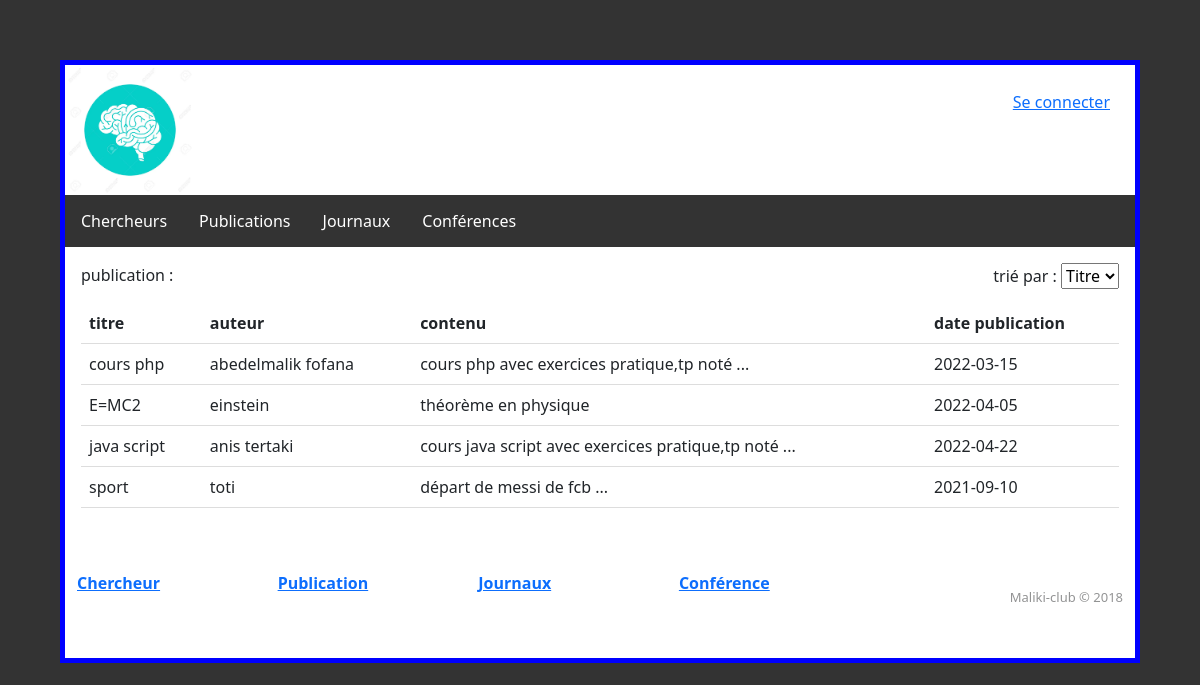
/publication.php, run on the app's committed database.
### tables this page shows
CREATE TABLE `publication` (
  `id` int(11) NOT NULL,
  `titre` varchar(30) NOT NULL,
  `auteur` varchar(30) NOT NULL,
  `contenu` varchar(100) NOT NULL,
  `date` date NOT NULL
);

### publication.php (the view, shortened to what this page needs)
<!DOCTYPE html>
<html lang="fr">
    <?php require 'includes/header.php'; ?>
    <body>
        <?php require 'includes/navbar.php'; ?>
        <div class="centre">
        <div class="filter-condition">
          <form id="myForm" action="publication.php" method="post">
            <div class="select">
            <span> trié par :</span>
            <select name="select" id="monSelect" onchange="document.getElementById('myForm').submit()">
                <option value="titre" <?php if(isset($_POST["select"])){
                  if(strcmp($_POST["select"], "titre") == 0 )
                  echo "selected";
                } ?>>Titre</option>
            </select>
            </div>
        </form>
        </div>
        <p>publication :</p>
        <?php
require 'includes/conn2.php';
$selected = "titre";
$sql = "SELECT titre, auteur, contenu, date FROM publication ORDER BY " . $selected;
$result = $conn->query($sql);
echo "<table>  <tr>
<th>titre</th>
<th>auteur</th>
<th>contenu</th>
<th>date publication</th>
</tr>";
if ($result->num_rows > 0) {
    while($row = $result->fetch_assoc()) {
    echo "<tr><td>" . $row["titre"]. "</td><td>" . $row["auteur"]. "</td><td>" . $row["contenu"]. "</td><td>" . $row["date"] . "</td></tr>";
}
echo "</table>";
} else {
  echo "0 results";
}
?>
</div>
        <?php require 'includes/footer.php'; ?>
    </body>
</html>

### asset/patron.css (style rules this page uses)
html { margin: 5%; border: 5px solid blue; background-color: #333; }
body { margin: 0; }

### publication.php (style rules this page uses)
table { border-collapse: collapse !important; width: 100%; }
th, td { padding: 8px; text-align: left; border-bottom: 1px solid #DDD !important; }
.centre { padding : 1em; }
.select { float: right; }

### data on the page
publication: titre "cours php", auteur "abedelmalik fofana", contenu "cours php avec exercices pratique,tp noté ...", date "2022-03-15"
publication: titre "E=MC2", auteur "einstein", contenu "théorème en physique", date "2022-04-05"
publication: titre "java script", auteur "anis tertaki", contenu "cours java script avec exercices pratique,tp noté ...", date "2022-04-22"
publication: titre "sport", auteur "toti", contenu "départ de messi de fcb ...", date "2021-09-10"
